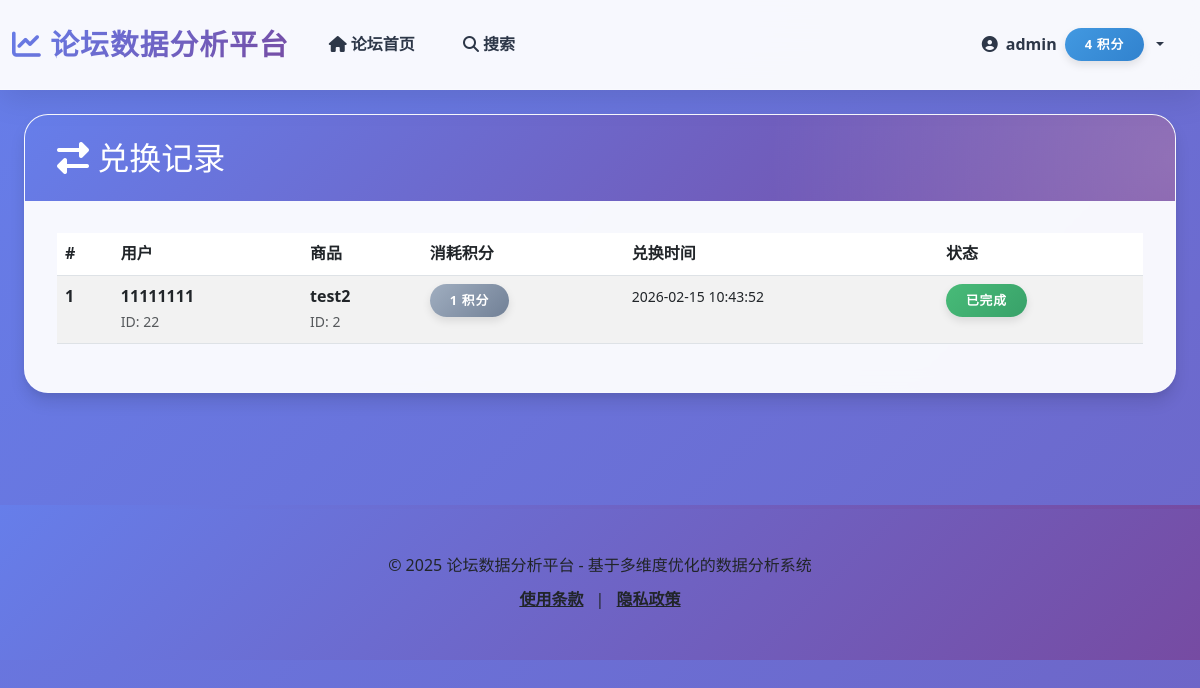
Page /points/admin/redemptions (signed in) on the committed database.
### app/models/user.py (models this page shows, shortened)
class User(UserMixin, Treet_IP_Conn.Model):
    __tablename__ = 'users'
    UserID = Treet_IP_Conn.Column(Treet_IP_Conn.Integer, primary_key=True, autoincrement=True)
    UserName = Treet_IP_Conn.Column(Treet_IP_Conn.String(50), unique=True, nullable=False, index=True)
    RegistrationDate = Treet_IP_Conn.Column(Treet_IP_Conn.DateTime, default=datetime.utcnow, index=True)  # 添加索引以优化按注册时间查询
    LastLoginTime = Treet_IP_Conn.Column(Treet_IP_Conn.DateTime, default=datetime.utcnow, onupdate=datetime.utcnow, index=True)  # 添加索引以优化按登录时间查询
    PasswordHash = Treet_IP_Conn.Column(Treet_IP_Conn.String(255), nullable=False)
    Reputation = Treet_IP_Conn.Column(Treet_IP_Conn.Integer, default=0, index=True)  # 用户声望值
    Status = Treet_IP_Conn.Column(Treet_IP_Conn.Enum(UserStatus), default=UserStatus.ACTIVE, index=True)  # 添加索引以优化状态筛选
    Role = Treet_IP_Conn.Column(Treet_IP_Conn.Enum(UserRole), default=UserRole.USER, index=True)  # 添加用户角色
    UserBio = Treet_IP_Conn.Column(Treet_IP_Conn.Text, default='')  # 个人简介
    AvatarURL = Treet_IP_Conn.Column(Treet_IP_Conn.String(255), default='')  # 头像URL
    Points = Treet_IP_Conn.Column(Treet_IP_Conn.Integer, default=0, index=True)  # 积分余额
    Level = Treet_IP_Conn.Column(Treet_IP_Conn.Integer, default=1, index=True)  # 用户等级
    TotalPointsEarned = Treet_IP_Conn.Column(Treet_IP_Conn.Integer, default=0)  # 累计获得的积分
    ConsecutiveCheckInDays = Treet_IP_Conn.Column(Treet_IP_Conn.Integer, default=0)  # 连续签到天数
    LastCheckInDate = Treet_IP_Conn.Column(Treet_IP_Conn.Date, nullable=True)  # 最后签到日期
    IsPhoneBound = Treet_IP_Conn.Column(Treet_IP_Conn.Boolean, default=False)  # 是否绑定手机
    IsProfileCompleted = Treet_IP_Conn.Column(Treet_IP_Conn.Boolean, default=False)  # 是否完善个人资料
    posts = Treet_IP_Conn.relationship('Post', backref='author', foreign_keys='Post.UserID', lazy='dynamic', cascade='all, delete-orphan')
    comments = Treet_IP_Conn.relationship('Comment', backref='author', foreign_keys='Comment.UserID', lazy='dynamic', cascade='all, delete-orphan')

### app/models/points.py (models this page shows, shortened)
class PointRedemption(Treet_IP_Conn.Model):
    __tablename__ = 'point_redemptions'
    RedemptionID = Treet_IP_Conn.Column(Treet_IP_Conn.Integer, primary_key=True, autoincrement=True)
    UserID = Treet_IP_Conn.Column(Treet_IP_Conn.Integer, Treet_IP_Conn.ForeignKey('users.UserID'), nullable=False, index=True)
    ItemID = Treet_IP_Conn.Column(Treet_IP_Conn.Integer, Treet_IP_Conn.ForeignKey('point_shop_items.ItemID'), nullable=False)
    PointsSpent = Treet_IP_Conn.Column(Treet_IP_Conn.Integer, nullable=False)  # 消耗的积分
    RedemptionTime = Treet_IP_Conn.Column(Treet_IP_Conn.DateTime, default=datetime.utcnow, index=True)
    Status = Treet_IP_Conn.Column(Treet_IP_Conn.String(20), default='completed', nullable=False)  # completed, cancelled, refunded
    Notes = Treet_IP_Conn.Column(Treet_IP_Conn.Text, nullable=True)  # 备注
    user = Treet_IP_Conn.relationship('User', backref='point_redemptions', foreign_keys=[UserID])
    item = Treet_IP_Conn.relationship('PointShopItem', backref='redemptions', foreign_keys=[ItemID])

class PointShopItem(Treet_IP_Conn.Model):
    __tablename__ = 'point_shop_items'
    ItemID = Treet_IP_Conn.Column(Treet_IP_Conn.Integer, primary_key=True, autoincrement=True)
    ItemName = Treet_IP_Conn.Column(Treet_IP_Conn.String(100), nullable=False)
    ItemType = Treet_IP_Conn.Column(Treet_IP_Conn.String(50), nullable=False, index=True)  # 商品类型：虚拟商品、实物、权益
    ItemDescription = Treet_IP_Conn.Column(Treet_IP_Conn.Text, nullable=True)
    PointsRequired = Treet_IP_Conn.Column(Treet_IP_Conn.Integer, nullable=False)  # 所需积分
    Stock = Treet_IP_Conn.Column(Treet_IP_Conn.Integer, default=-1)  # 库存，-1表示无限
    ImageURL = Treet_IP_Conn.Column(Treet_IP_Conn.String(255), nullable=True)  # 商品图片
    ValidityDays = Treet_IP_Conn.Column(Treet_IP_Conn.Integer, default=0)  # 有效期（天），0表示永久
    IsActive = Treet_IP_Conn.Column(Treet_IP_Conn.Boolean, default=True, index=True)  # 是否上架
    CreationTime = Treet_IP_Conn.Column(Treet_IP_Conn.DateTime, default=datetime.utcnow)

### app/routes/points.py (the view)
@points.route('/admin/redemptions')
@admin_required
def admin_redemptions():
    page = request.args.get('page', 1, type=int)
    per_page = 20
    from app.models.user import User
    pagination = PointRedemption.query.options(
        Treet_IP_Conn.joinedload(PointRedemption.user),
        Treet_IP_Conn.joinedload(PointRedemption.item)
    ).order_by(
        PointRedemption.RedemptionTime.desc()
    ).paginate(page=page, per_page=per_page, error_out=False)
    return render_template('points/admin_redemptions.html',
                         title='兑换记录',
                         pagination=pagination)

### app/routes/points.py (called while the page is built)
def admin_required(f):
    @wraps(f)
    def decorated_function(*args, **kwargs):
        from app.models.user import UserRole
        if not current_user.is_authenticated:
            flash('请先登录', 'warning')
            return redirect(url_for('auth.login'))
        if current_user.Role != UserRole.ADMIN:
            flash('需要管理员权限', 'danger')
            return redirect(url_for('forum.forum'))
        return f(*args, **kwargs)
    return decorated_function

### app/templates/points/admin_redemptions.html (shortened to what this page needs)
{% extends 'base.html' %}
{% block content %}
<div class="container mt-4">
    <div class="row">
        <div class="col-md-12">
            <div class="card">
                <div class="card-header bg-primary text-white">
                    <h2 class="mb-0">
                        <i class="fa fa-exchange-alt"></i> 兑换记录
                    </h2>
                </div>
                <div class="card-body">
                    {% if pagination.items %}
                    <div class="table-responsive">
                        <table class="table table-striped table-hover">
                            <thead class="thead-dark">
                                <tr>
                                    <th scope="col">#</th>
                                    <th scope="col">用户</th>
                                    <th scope="col">商品</th>
                                    <th scope="col">消耗积分</th>
                                    <th scope="col">兑换时间</th>
                                    <th scope="col">状态</th>
                                </tr>
                            </thead>
                            <tbody>
                                {% for redemption in pagination.items %}
                                <tr>
                                    <th scope="row">{{ redemption.RedemptionID }}</th>
                                    <td>
                                        <strong>{{ redemption.user.UserName }}</strong>
                                        <br>
                                        <small class="text-muted">ID: {{ redemption.UserID }}</small>
                                    </td>
                                    <td>
                                        <strong>{{ redemption.item.ItemName }}</strong>
                                        <br>
                                        <small class="text-muted">ID: {{ redemption.ItemID }}</small>
                                    </td>
                                    <td>
                                        <span class="badge badge-secondary">{{ redemption.PointsSpent }} 积分</span>
                                    </td>
                                    <td>
                                        <small>{{ redemption.RedemptionTime.strftime('%Y-%m-%d %H:%M:%S') }}</small>
                                    </td>
                                    <td>
                                        {% if redemption.Status == 'completed' %}
                                            <span class="badge badge-success">已完成</span>
                                        {% elif redemption.Status == 'pending' %}
                                            <span class="badge badge-warning">处理中</span>
                                        {% elif redemption.Status == 'cancelled' %}
                                            <span class="badge badge-danger">已取消</span>
                                        {% else %}
                                            <span class="badge badge-secondary">{{ redemption.Status }}</span>
                                        {% endif %}
                                    </td>
                                </tr>
                                {% endfor %}
                            </tbody>
                        </table>
                    </div>
                    {% else %}
                    <div class="alert alert-info" role="alert">
                        暂无兑换记录
                    </div>
                    {% endif %}
                </div>
            </div>
        </div>
    </div>
</div>
{% endblock %}

### app/templates/base.html (shortened to what this page needs)
<!DOCTYPE html>
<html lang="zh-CN">
<head>
    <link rel="stylesheet" href="https://cdn.jsdelivr.net/npm/bootstrap@5.3.0/dist/css/bootstrap.min.css">
    <link rel="stylesheet" href="https://cdn.jsdelivr.net/npm/bootstrap-icons@1.11.1/font/bootstrap-icons.css">
    <link rel="stylesheet" href="https://cdnjs.cloudflare.com/ajax/libs/font-awesome/6.4.0/css/all.min.css">
    <link rel="stylesheet" href="{{ url_for('static', filename='css/modern_style.css') }}">
</head>
<body>
    <nav class="navbar navbar-expand-lg" id="mainNavbar">
        <div class="container">
            <a class="navbar-brand" href="{{ url_for('main.index') }}">
                <i class="fas fa-chart-line"></i> 论坛数据分析平台
            </a>
            <div class="collapse navbar-collapse" id="navbarNav">
                <ul class="navbar-nav">
                    <li class="nav-item">
                        <a class="nav-link" href="{{ url_for('forum.forum_index') }}">
                            <i class="fas fa-home"></i> 论坛首页
                        </a>
                    </li>
                    <li class="nav-item">
                        <a class="nav-link" href="{{ url_for('forum.search_page') }}">
                            <i class="fas fa-search"></i> 搜索
                        </a>
                    </li>
                </ul>
                <ul class="navbar-nav ms-auto">
                    {% if current_user.is_authenticated %}
                    <li class="nav-item dropdown">
                        <a class="nav-link dropdown-toggle d-flex align-items-center gap-2" href="#" id="navbarDropdown" role="button" data-bs-toggle="dropdown" aria-haspopup="true" aria-expanded="false">
                            <i class="fas fa-user-circle"></i>
                            <span>{{ current_user.UserName }}</span>
                            <span class="badge badge-info">{{ current_user.Points or 0 }} 积分</span>
                        </a>
                    </li>
                    {% endif %}
                </ul>
            </div>
        </div>
    </nav>
    <div class="container mt-4">
        {% block content %}{% endblock %}
    </div>
    <footer class="footer py-5">
        <div class="container text-center">
            <p class="mb-2 text-dark">© 2025 论坛数据分析平台 - 基于多维度优化的数据分析系统</p>
            <div class="text-sm">
                <a href="#" class="text-dark hover:text-primary mx-2">使用条款</a>
                <span class="text-dark">|</span>
                <a href="#" class="text-dark hover:text-primary mx-2">隐私政策</a>
            </div>
        </div>
    </footer>
</body>
</html>

### app/static/css/modern_style.css (style rules this page uses)
:root { --primary-color: #667eea; --primary-dark: #5a67d8; --primary-light: #a3bffa; --secondary-color: #764ba2; --success-color: #48bb78; --danger-color: #f56565; --warning-color: #ed8936; --info-color: #4299e1; --light-color: #f7fafc; --dark-color: #2d3748; --text-primary: #2d3748; --text-secondary: #718096; --border-color: #e2e8f0; --shadow-sm: 0 1px 3px rgba(0, 0, 0, 0.12), 0 1px 2px rgba(0, 0, 0, 0.24); --shadow-md: 0 4px 6px rgba(0, 0, 0, 0.1), 0 2px 4px rgba(0, 0, 0, 0.06); --shadow-lg: 0 10px 15px rgba(0, 0, 0, 0.1), 0 4px 6px rgba(0, 0, 0, 0.05); --shadow-xl: 0 20px 25px rgba(0, 0, 0, 0.1), 0 10px 10px rgba(0, 0, 0, 0.04); --shadow-2xl: 0 25px 50px -12px rgba(0, 0, 0, 0.25); --gradient-primary: linear-gradient(135deg, #667eea 0%, #764ba2 100%); --gradient-success: linear-gradient(135deg, #48bb78 0%, #38a169 100%); --gradient-danger: linear-gradient(135deg, #f56565 0%, #e53e3e 100%); --gradient-info: linear-gradient(135deg, #4299e1 0%, #3182ce 100%); --gradient-warm: linear-gradient(135deg, #f093fb 0%, #f5576c 100%); --gradient-cool: linear-gradient(135deg, #4facfe 0%, #00f2fe 100%); --gradient-sunset: linear-gradient(135deg, #fa709a 0%, #fee140 100%); --gradient-ocean: linear-gradient(135deg, #a8edea 0%, #fed6e3 100%); --glass-bg: rgba(255, 255, 255, 0.95); --glass-border: rgba(255, 255, 255, 0.2); }
* { margin: 0; padding: 0; box-sizing: border-box; }
body { font-family: 'Segoe UI', 'PingFang SC', 'Microsoft YaHei', -apple-system, BlinkMacSystemFont, sans-serif; background: linear-gradient(135deg, #667eea 0%, #764ba2 50%, #f093fb 100%); background-attachment: fixed; background-size: 400% 400%; animation: gradientBG 15s ease infinite; color: var(--text-primary); line-height: 1.6; min-height: 100vh; }
.navbar { background: rgba(255, 255, 255, 0.95) !important; backdrop-filter: blur(20px); box-shadow: 0 8px 32px rgba(0, 0, 0, 0.1); border-bottom: 1px solid var(--glass-border); padding: 1rem 0; transition: all 0.3s ease; position: sticky; top: 0; z-index: 1000; }
.navbar-brand { font-weight: 800; font-size: 1.8rem; background: var(--gradient-primary); -webkit-background-clip: text; -webkit-text-fill-color: transparent; background-clip: text; letter-spacing: 1px; text-shadow: none; }
.nav-link { color: var(--text-primary) !important; font-weight: 600; padding: 0.75rem 1.25rem !important; border-radius: 12px; transition: all 0.3s ease; margin: 0 0.25rem; position: relative; overflow: hidden; }
.nav-link::before { content: ''; position: absolute; top: 0; left: -100%; width: 100%; height: 100%; background: var(--gradient-primary); transition: all 0.3s ease; z-index: -1; }
.card { border: none; border-radius: 24px; box-shadow: var(--shadow-lg); transition: all 0.4s cubic-bezier(0.4, 0, 0.2, 1); background: var(--glass-bg); backdrop-filter: blur(10px); border: 1px solid var(--glass-border); overflow: hidden; margin-bottom: 2rem; position: relative; }
.card::before { content: ''; position: absolute; top: 0; left: 0; right: 0; height: 4px; background: var(--gradient-primary); opacity: 0; transition: opacity 0.3s ease; }
.card-header { background: var(--gradient-primary); color: white; border: none; padding: 1.5rem 2rem; font-weight: 700; font-size: 1.25rem; position: relative; overflow: hidden; }
.card-header::after { content: ''; position: absolute; top: -50%; right: -50%; width: 100%; height: 200%; background: radial-gradient(circle, rgba(255,255,255,0.2) 0%, transparent 70%); animation: shimmer 3s infinite; }
.card-body { padding: 2rem; }
.badge { padding: 0.625rem 1.25rem; border-radius: 24px; font-weight: 700; font-size: 0.8rem; text-transform: uppercase; letter-spacing: 0.75px; box-shadow: 0 4px 8px rgba(0, 0, 0, 0.1); transition: all 0.3s ease; }
.badge-secondary { background: linear-gradient(135deg, #a0aec0 0%, #718096 100%); color: white; }
.badge-success { background: var(--gradient-success); color: white; }
.badge-info { background: var(--gradient-info); color: white; }
.footer { background: var(--gradient-primary); color: white; padding: 4rem 0; margin-top: 5rem; position: relative; overflow: hidden; }
.footer::before { content: ''; position: absolute; top: 0; left: 0; right: 0; height: 4px; background: linear-gradient(90deg, #667eea, #764ba2, #f093fb, #667eea); background-size: 300% 100%; animation: gradientMove 3s linear infinite; }
.footer a { color: rgba(255, 255, 255, 0.9); transition: all 0.3s ease; font-weight: 600; }
.container { max-width: 1280px; }

### rows in the picture
User: UserName "admin", Points "4"
PointRedemption: RedemptionID "1", user.UserName "11111111", UserID "22", item.ItemName "test2", ItemID "2", PointsSpent "1", RedemptionTime "2026-02-15 10:43:52", Status "已完成"
